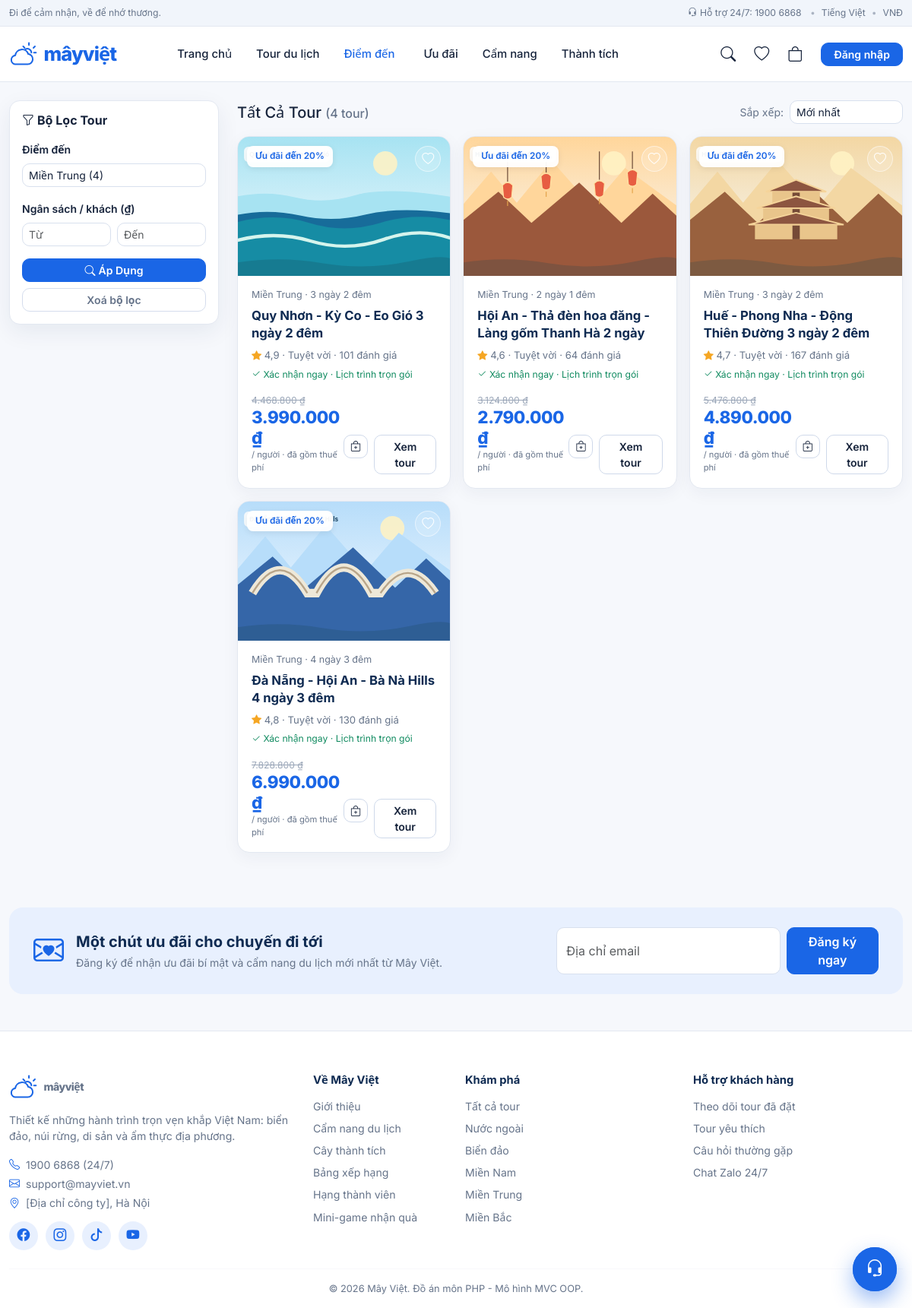
Page /?action=san-pham&danh_muc_id=2 on the committed database.
### tables this page shows
CREATE TABLE san_pham (
    id             INT AUTO_INCREMENT PRIMARY KEY,
    danh_muc_id    INT NOT NULL,
    ten_san_pham   VARCHAR(150)   NOT NULL,
    gia            DECIMAL(12,0)  NOT NULL,
    so_luong       INT            NOT NULL DEFAULT 0 COMMENT 'Số chỗ còn nhận',
    thoi_gian      VARCHAR(50)    DEFAULT NULL COMMENT 'VD: 3 ngày 2 đêm',
    diem_khoi_hanh VARCHAR(100)   DEFAULT NULL,
    phuong_tien    VARCHAR(100)   DEFAULT NULL,
    mo_ta          TEXT,
    hinh_anh       VARCHAR(255)   DEFAULT NULL,
    luot_xem       INT            NOT NULL DEFAULT 0,
    trang_thai     TINYINT(1)     NOT NULL DEFAULT 1 COMMENT '1: đang mở bán, 0: tạm ngưng',
    ngay_tao       DATETIME       DEFAULT CURRENT_TIMESTAMP,
    FOREIGN KEY (danh_muc_id) REFERENCES danh_muc(id) ON DELETE CASCADE
);

CREATE TABLE danh_muc (
    id            INT AUTO_INCREMENT PRIMARY KEY,
    ten_danh_muc  VARCHAR(100) NOT NULL,
    mo_ta         TEXT,
    ngay_tao      DATETIME DEFAULT CURRENT_TIMESTAMP
);

### views/client/_the_san_pham.php (the view, shortened to what the rows shown need)
<?php
$_het_hang = $sp['so_luong'] <= 0;
$_da_yeu_thich = dang_yeu_thich($sp['id']);
$_ve_trang_yeu_thich = urlencode(BASE_URL . '?' . http_build_query($_GET));
$_url_chi_tiet = BASE_URL . '?action=san-pham-chi-tiet&id=' . $sp['id'];
$_dg = diem_danh_gia_mau((int)$sp['id']);
$_cot = $_cot_the ?? 'col-12 col-sm-6 col-lg-4';
?>
<div class="<?= $_cot ?> tour-item" data-dm="<?= (int)$sp['danh_muc_id'] ?>">
    <div class="sp-card position-relative">
        <a href="<?= BASE_URL ?>?action=yeu-thich-toggle&san_pham_id=<?= $sp['id'] ?>&ve_trang=<?= $_ve_trang_yeu_thich ?>"
           class="btn-yeu-thich <?= $_da_yeu_thich ? 'da-yeu-thich' : '' ?>"
           title="<?= $_da_yeu_thich ? 'Bỏ khỏi yêu thích' : 'Lưu tour yêu thích' ?>">
            <i class="bi <?= $_da_yeu_thich ? 'bi-heart-fill' : 'bi-heart' ?>"></i>
        </a>
        <a href="<?= $_url_chi_tiet ?>" class="text-decoration-none">
            <div class="sp-img-wrap">
                <?php if ($_het_hang): ?>
                    <span class="nhan-goc het"><i class="bi bi-x-circle me-1"></i>Hết chỗ</span>
                <?php else: ?>
                    <span class="nhan-goc">Ưu đãi đến 20%</span>
                <?php endif; ?>
                <img src="<?= anh_san_pham($sp['hinh_anh'], $sp['ten_san_pham'] ?? '') ?>" alt="<?= htmlspecialchars($sp['ten_san_pham']) ?>" loading="lazy">
            </div>
        </a>
        <div class="sp-body">
            <div class="sp-meta">
                <?= htmlspecialchars($sp['ten_danh_muc'] ?? '') ?><?= !empty($sp['thoi_gian']) ? ' · ' . htmlspecialchars($sp['thoi_gian']) : '' ?>
            </div>
            <a href="<?= $_url_chi_tiet ?>" class="text-decoration-none"><div class="sp-ten"><?= htmlspecialchars($sp['ten_san_pham']) ?></div></a>
            <div class="sp-rate"><i class="bi bi-star-fill"></i> <?= $_dg['sao'] ?> · Tuyệt vời · <?= $_dg['luot'] ?> đánh giá</div>
            <div class="sp-ok"><i class="bi bi-check2"></i> Xác nhận ngay · Lịch trình trọn gói</div>
            <div class="d-flex justify-content-between align-items-end mt-auto pt-3">
                <div>
                    <span class="sp-gia-cu"><?= dinh_dang_tien($sp['gia'] * 1.12) ?></span>
                    <span class="sp-gia"><?= dinh_dang_tien($sp['gia']) ?></span>
                    <div class="sp-per">/ người · đã gồm thuế phí</div>
                </div>
                <div class="d-flex gap-2">
                    <form action="<?= BASE_URL ?>?action=gio-hang-them" method="POST" class="m-0">
                        <button type="submit" class="btn btn-sm btn-vien-cam" title="Thêm vào giỏ tour" <?= $_het_hang ? 'disabled' : '' ?>><i class="bi bi-bag-plus"></i></button>
                    </form>
                    <a href="<?= $_url_chi_tiet ?>" class="btn btn-sm btn-vien-cam px-3">Xem tour</a>
                </div>
            </div>
        </div>
    </div>
</div>

### views/layout_client.php (shortened to what the rows shown need)
<?php
$_danhMucModelNav = new DanhMucModel();
$_danh_muc_nav = $_danhMucModelNav->layTatCa();
$_action_hien_tai = $_GET['action'] ?? '/';
?>
<!DOCTYPE html>
<html lang="vi" data-bs-theme="light">
<head>
    <link href="https://cdn.jsdelivr.net/npm/bootstrap@5.3.3/dist/css/bootstrap.min.css" rel="stylesheet">
    <link href="https://cdn.jsdelivr.net/npm/bootstrap-icons@1.11.3/font/bootstrap-icons.min.css" rel="stylesheet">
    <link href="<?= BASE_URL ?>assets/css/mayviet.css?v=5" rel="stylesheet">
</head>
<body>
<?php $_la_trang_chu = ($_action_hien_tai === '/'); ?>
<main class="<?= $_la_trang_chu ? '' : 'container mv-container py-4 page-enter' ?>">
    <?php if (isset($view)) { require_once PATH_VIEW . $view . '.php'; } ?>
</main>
<footer class="site-footer">
    <div class="container mv-container pb-3">
        <div class="row g-4">
            <div class="col-6 col-lg-3">
                <?php foreach ($_danh_muc_nav as $_dm): ?>
                    <p class="mb-2"><a href="<?= BASE_URL ?>?action=san-pham&danh_muc_id=<?= $_dm['id'] ?>"><?= htmlspecialchars($_dm['ten_danh_muc']) ?></a></p>
                <?php endforeach; ?>
            </div>
        </div>
    </div>
</footer>
</body>
</html>

### views/client/san_pham_danh_sach.php (shortened to what the rows shown need)
<div class="row g-4">
    <div class="col-lg-9">
        <?php if (empty($danh_sach_san_pham)): ?>
            <div class="text-center py-5">
                <i class="bi bi-emoji-frown" style="font-size:3rem" class="text-muted"></i>
                <p class="text-muted mt-3">Chưa có tour phù hợp. Hãy thử điểm đến khác nhé!</p>
            </div>
        <?php else: ?>
            <div class="row g-3">
                <?php foreach ($danh_sach_san_pham as $sp): include __DIR__ . '/_the_san_pham.php'; endforeach; ?>
            </div>
        <?php endif; ?>
    </div>
</div>

### rows in the picture
san_pham: so_luong "Ưu đãi đến 20%", shows a picture, danh_muc.ten_danh_muc "Miền Trung", thoi_gian "3 ngày 2 đêm", ten_san_pham "Quy Nhơn - Kỳ Co - Eo Gió 3 ngày 2 đêm", id "4,9", id "101", dinh_dang_tien($sp['gia']*1.12) "4.468.800 ₫", gia "3.990.000 ₫"
san_pham: so_luong "Ưu đãi đến 20%", shows a picture, danh_muc.ten_danh_muc "Miền Trung", thoi_gian "2 ngày 1 đêm", ten_san_pham "Hội An - Thả đèn hoa đăng - Làng gốm Thanh Hà 2 ngày", id "4,6", id "64", dinh_dang_tien($sp['gia']*1.12) "3.124.800 ₫", gia "2.790.000 ₫"
san_pham: so_luong "Ưu đãi đến 20%", shows a picture, danh_muc.ten_danh_muc "Miền Trung", thoi_gian "3 ngày 2 đêm", ten_san_pham "Huế - Phong Nha - Động Thiên Đường 3 ngày 2 đêm", id "4,7", id "167", dinh_dang_tien($sp['gia']*1.12) "5.476.800 ₫", gia "4.890.000 ₫"
san_pham: so_luong "Ưu đãi đến 20%", shows a picture, danh_muc.ten_danh_muc "Miền Trung", thoi_gian "4 ngày 3 đêm", ten_san_pham "Đà Nẵng - Hội An - Bà Nà Hills 4 ngày 3 đêm", id "4,8", id "130", dinh_dang_tien($sp['gia']*1.12) "7.828.800 ₫", gia "6.990.000 ₫"
danh_muc: ten_danh_muc "Nước ngoài"
danh_muc: ten_danh_muc "Biển đảo"
danh_muc: ten_danh_muc "Miền Nam"
danh_muc: ten_danh_muc "Miền Trung"
danh_muc: ten_danh_muc "Miền Bắc"

### other values in the picture
$title "Tất Cả Tour"
count($danh_sach_san_pham) "4"
form field danh_muc_id "Miền Trung (4)"
